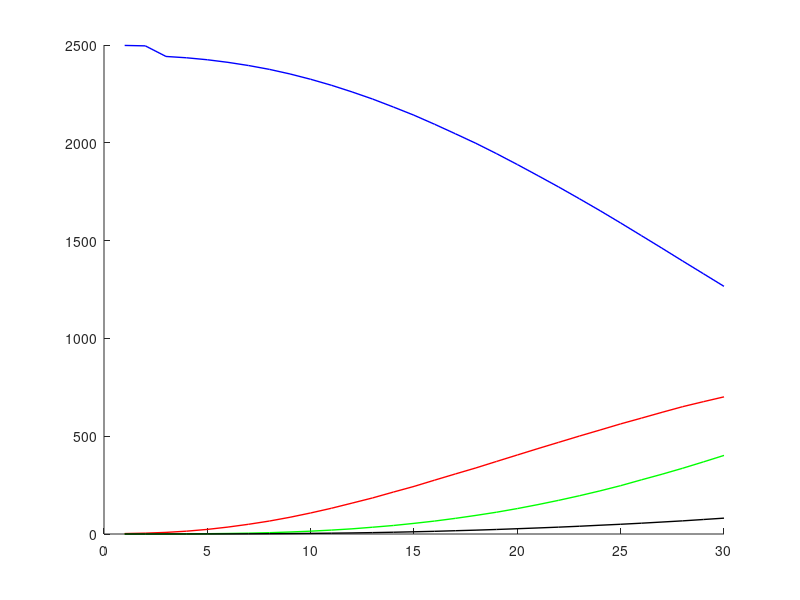

This chart was generated by the following MATLAB code:
%SIRD model
clear

size=50; %side length of square

days=30;

infection_rate=.1; %the rate that each additional neighbor multiplies the infection by
infection_radius=3; %how much taxicab distance away someone can be and still infect
infection_factor=2; %chance goes down by a factor of this for every further distance
death_chance=.01;
recovery_chance=.05;
long_connections=5; %how many "longer distance" connections can infect people

times=100; %ensemble only

%setting up infection mechanism
for radius=1:infection_radius
  for x_offset=0:radius
    infection_matrix(infection_radius+1+x_offset,infection_radius+1+radius-x_offset)=1/infection_factor^(radius-1); 
    infection_matrix(infection_radius+1-x_offset,infection_radius+1+radius-x_offset)=1/infection_factor^(radius-1);
    infection_matrix(infection_radius+1+x_offset,infection_radius+1-radius+x_offset)=1/infection_factor^(radius-1);
    infection_matrix(infection_radius+1-x_offset,infection_radius+1-radius+x_offset)=1/infection_factor^(radius-1);    
  endfor
endfor

for iter=1:times
  lattice_si=zeros(size,size);
  lattice_rd=zeros(size,size); %0 is susceptible

  initial_infections=1;

  for x=1:initial_infections
    initial_x=floor(size*rand())+1; %first position of infected
    initial_y=floor(size*rand())+1;
    lattice_si(initial_x,initial_y)=1; %1 is infected
  endfor

  for j=1:days
    i=rand(size);
    lattice_si_temp=lattice_si;
      
    lattice_neighbors=infection_rate*conv2(lattice_si,infection_matrix,"same")-i;
    lattice_si_temp=lattice_si | (lattice_neighbors>0);
    lattice_rd=lattice_rd+3*(lattice_si.*(i>(1-death_chance))) + 2*(lattice_si.*(i<recovery_chance));
    lattice_si=lattice_si_temp & not(lattice_rd);
    
    end_s(j,iter)=sum(sum((lattice_si+lattice_rd)==0));
    end_i(j,iter)=sum(sum((lattice_si+lattice_rd)==1));
    end_r(j,iter)=sum(sum((lattice_si+lattice_rd)==2));
    end_d(j,iter)=sum(sum((lattice_si+lattice_rd)==3));
    
    if any(any(lattice_si))==0
      break
    endif
  endfor
endfor

%statistics
for j=1:days
  end_s_average(j)=sum(end_s(j,:))/times;
  end_i_average(j)=sum(end_i(j,:))/times;
  end_r_average(j)=sum(end_r(j,:))/times;
  end_d_average(j)=sum(end_d(j,:))/times;
  end_si_average(j)=sum(end_s(j,:).*end_i(j,:))/times;
  end_sr_average(j)=sum(end_s(j,:).*end_r(j,:))/times;
  end_sd_average(j)=sum(end_s(j,:).*end_d(j,:))/times;
  end_ir_average(j)=sum(end_i(j,:).*end_r(j,:))/times;
  end_id_average(j)=sum(end_i(j,:).*end_d(j,:))/times;
  end_rd_average(j)=sum(end_r(j,:).*end_d(j,:))/times;
endfor

figure(1)
x=1:days;
hold on
plot(x,end_s_average(x),'b','LineWidth',1)
plot(x,end_i_average(x),'r','LineWidth',1)
plot(x,end_r_average(x),'g','LineWidth',1)
plot(x,end_d_average(x),'k','LineWidth',1)
